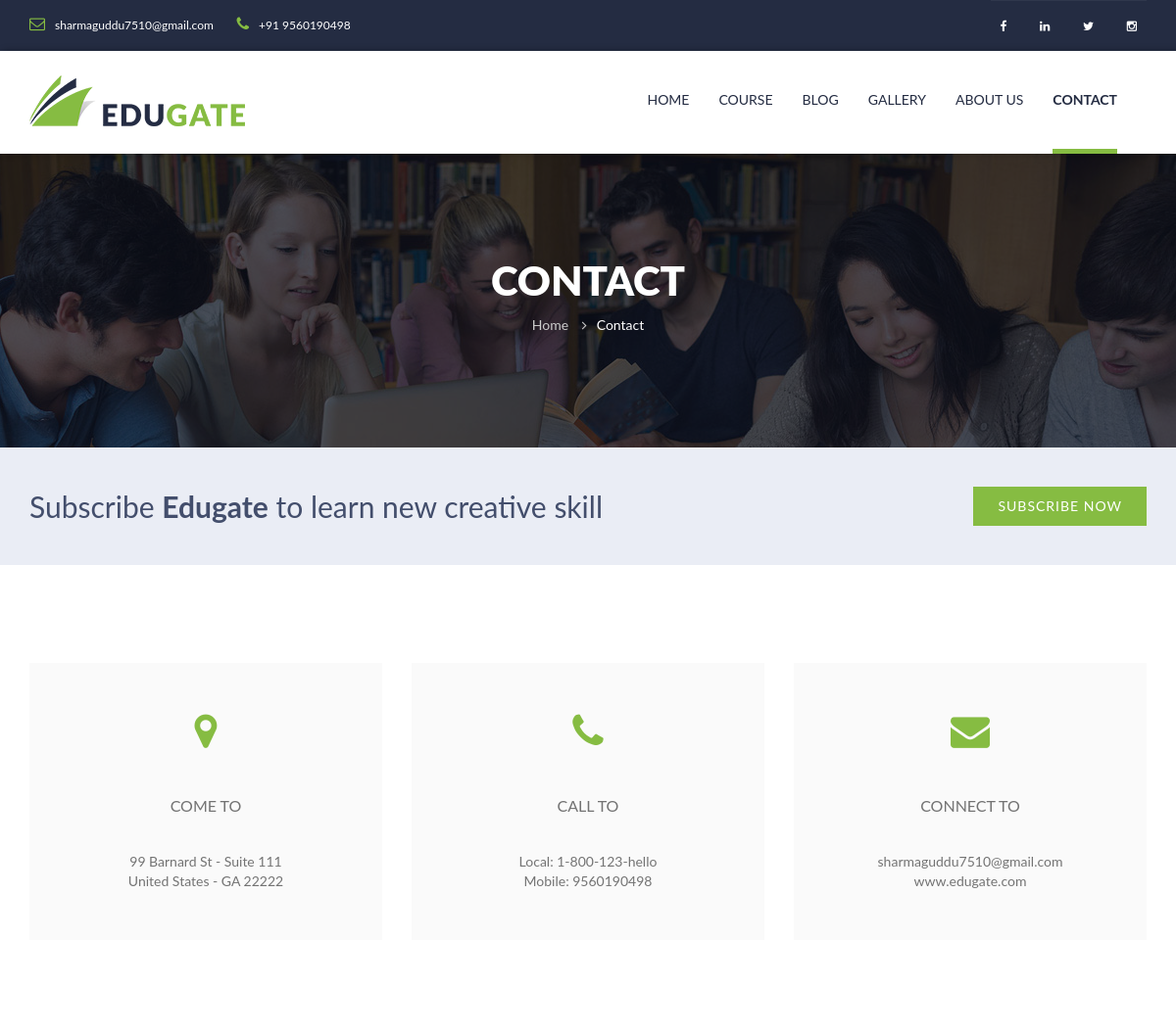
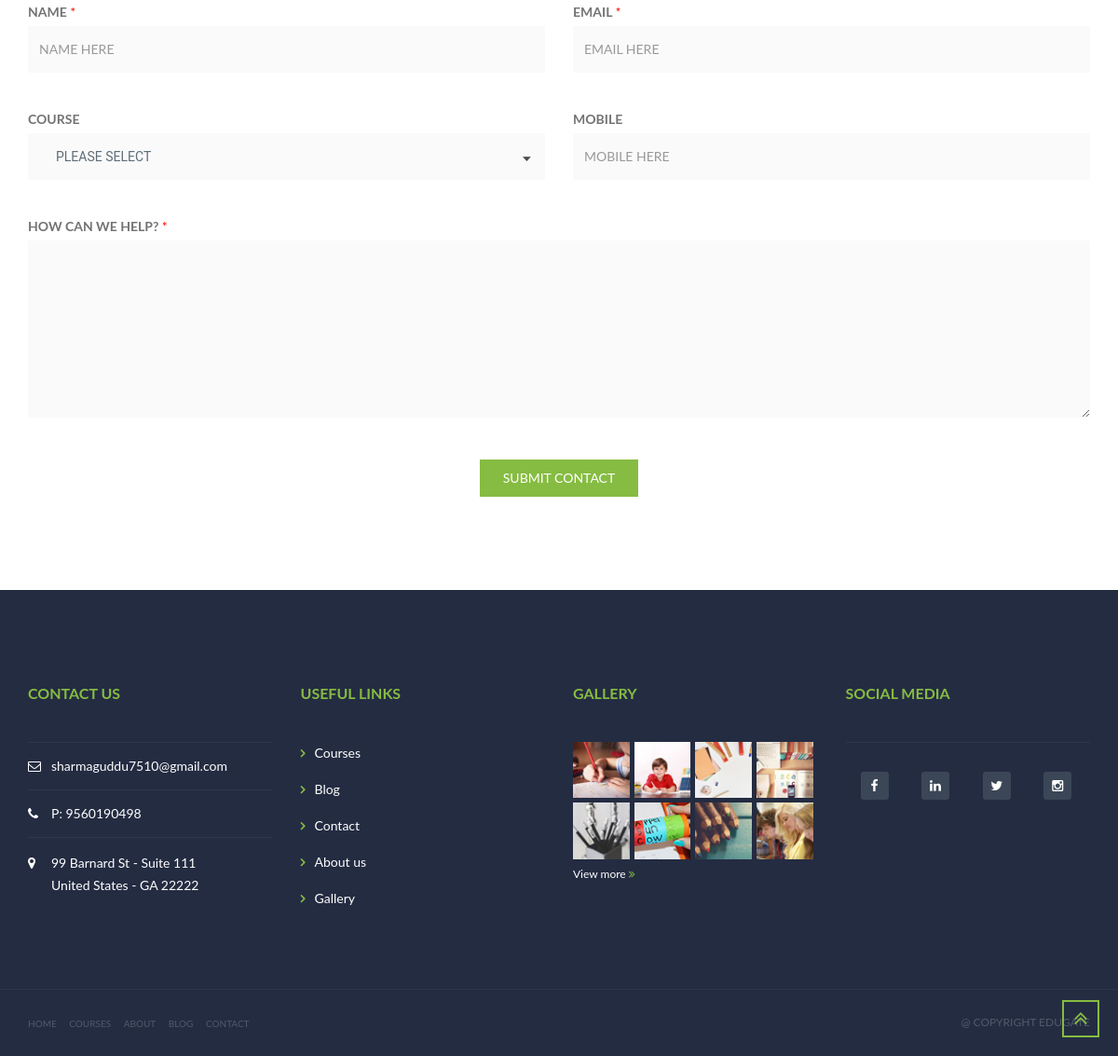
The page /contact.php on the database its author committed (2 pictures, top to bottom).
### tables this page shows
CREATE TABLE `sitesetting` (
  `id` int(11) NOT NULL,
  `logo` varchar(100) DEFAULT NULL,
  `logo_alt` varchar(100) DEFAULT NULL,
  `logo_update` datetime DEFAULT NULL,
  `email` varchar(100) DEFAULT NULL,
  `email_alt` varchar(100) DEFAULT NULL,
  `email_update` datetime DEFAULT NULL,
  `mobile` bigint(20) DEFAULT NULL,
  `mobile_alt` varchar(100) DEFAULT NULL,
  `mobile_update` datetime DEFAULT NULL,
  `facebook` varchar(255) DEFAULT NULL,
  `facebook_alt` varchar(100) DEFAULT NULL,
  `facebook_update` datetime DEFAULT NULL,
  `twitter` varchar(255) DEFAULT NULL,
  `twitter_alt` varchar(100) DEFAULT NULL,
  `twitter_update` datetime DEFAULT NULL,
  `linkedin` varchar(255) DEFAULT NULL,
  `linkedin_alt` varchar(100) DEFAULT NULL,
  `linkedin_update` datetime DEFAULT NULL,
  `instagram` varchar(255) DEFAULT NULL,
  `instagram_alt` varchar(100) DEFAULT NULL,
  `instagram_update` datetime DEFAULT NULL,
  `address` varchar(255) DEFAULT NULL,
  `address_link` varchar(255) DEFAULT NULL,
  `address_update` datetime DEFAULT NULL,
  `page_title` varchar(255) DEFAULT NULL,
  `page_title_update` datetime DEFAULT NULL
);

### contact.php (the view, shortened to what this page needs)
<!DOCTYPE html>
<html lang="en">
<head>
    <?php include "include/links.php"; ?>
</head>
<body>
    <?php include_once "include/header.php";
    ?>
    <div id="wrapper-content">
        <div id="page-wrapper">
            <div class="main-content">
                <div class="content">
                    <div class="section background-opacity page-title set-height-top">
                        <div class="container">
                            <div class="page-title-wrapper">
                                <h2 class="captions">Contact</h2>
                                <ol class="breadcrumb">
                                    <li><a href="index.php">Home</a></li>
                                    <li class="active"><a href="contact.php">Contact</a></li>
                                </ol>
                            </div>
                        </div>
                    </div>
                    <div class="section nav-subscribe">
                        <div class="container">
                            <div class="nav-subscribe-wrapper">
                                <div class="nav-subscribe-left">
                                    <p class="subscribe-text">Subscribe <b class="focus">Edugate</b> to learn new creative skill</p>
                                </div>
                                <div class="nav-subscribe-right">
                                    <button class="btn btn-green btn-bold"><span>SUBSCRIBE NOW</span></button>
                                </div>
                            </div>
                        </div>
                    </div>
                    <div class="section section-padding contact-main">
                        <div class="container">
                            <div class="contact-main-wrapper">
                                <div class="row contact-method">
                                    <div class="col-md-4">
                                        <?php foreach ($sitedata as $site) { ?>
                                            <div class="method-item"><i class="fa fa-map-marker"></i>
                                                <p class="sub">COME TO</p>
                                                <div class="detail">
                                                    <p><?= $site['address']; ?></p>
                                                </div>
                                            </div>
                                    </div>
                                    <div class="col-md-4">
                                        <div class="method-item"><i class="fa fa-phone"></i>
                                            <p class="sub">CALL TO</p>
                                            <div class="detail">
                                                <p>Local: 1-800-123-hello</p>
                                                <p>Mobile: <?= $site['mobile']; ?></p>
                                            </div>
                                        </div>
                                    </div>
                                    <div class="col-md-4">
                                        <div class="method-item"><i class="fa fa-envelope"></i>
                                            <p class="sub">CONNECT TO</p>
                                            <div class="detail">
                                                <p><?= $site['email']; ?></p>
                                                <p>www.edugate.com</p>
                                            </div>
                                        </div>
                                    </div>
                                <?php } ?>
                                </div>
                                <form class="bg-w-form contact-form" method="POST">
                                    <div class="row">
                                        <div class="col-md-6">
                                            <div class="form-group"><label class="control-label form-label">NAME <span class="highlight">*</span></label><input type="text" placeholder="NAME HERE" class="form-control form-input" name="name" />
                                            </div>
                                        </div>
                                        <div class="col-md-6">
                                            <div class="form-group"><label class="control-label form-label">EMAIL <span class="highlight">*</span></label><input type="text" placeholder="EMAIL HERE" class="form-control form-input" name="email" />
                                            </div>
                                        </div>
                                        <div class="col-md-6">
                                            <div class="form-group"><label class="control-label form-label">COURSE</label>
                                            </div>
                                        </div>
                                        <div class="col-md-6">
                                            <div class="form-group"><label class="control-label form-label">MOBILE</label><input type="text" placeholder="MOBILE HERE" class="form-control form-input" name="mobile" />
                                            </div>
                                        </div>
                                        <div class="col-md-12">
                                            <div class="contact-question form-group"><label class="control-label form-label">HOW CAN WE HELP? <span class="highlight">*</span></label><textarea class="form-control form-input" name="message"></textarea></div>
                                        </div>
                                    </div>
                                    <div class="contact-submit">
                                        <button type="submit" class="btn btn-contact btn-green" name="submit"><span>SUBMIT CONTACT</span></button>
                                    </div>
                                </form>
                            </div>
                        </div>
                    </div>
                </div>
            </div>
        </div>
    </div>
    <?php include_once "include/footer.php"; ?>
</body>
</html>

### include/header.php (shortened to what this page needs)
<?php
include_once "edu-admin/login/conn/conn.php";
$sitea = "SELECT * FROM sitesetting";
$siteq = $conn->prepare($sitea);
$siteq->execute();
$sitedata = $siteq->fetchAll(PDO::FETCH_ASSOC);
foreach ($sitedata as $site) {
?>
    <header>
        <div class="header-topbar">
            <div class="container">
                <div class="topbar-left pull-left">
                    <div class="email"><a href="mailto:<?= $site['email']; ?>"><i class="topbar-icon fa fa-envelope-o">
                            </i><span><?= $site["email"]; ?></span></a></div>
                    <div class="hotline"><a href="tel:<?= $site['mobile']; ?>"><i class="topbar-icon fa fa-phone"></i><span>+91 <?= $site['mobile']; ?></span></a></div>
                </div>
                <div class="topbar-right pull-right">
                    <div class="socials">
                        <a href="<?= $site['facebook']; ?>" class="facebook"><i class="fa fa-facebook"></i></a>
                        <a href="<?= $site['linkedin']; ?>" class="google"><i class="fa fa-linkedin"></i></a>
                        <a href="<?= $site['twitter']; ?>" class="twitter"><i class="fa fa-twitter"></i></a>
                        <a href="<?= $site['instagram']; ?>" class="pinterest"><i class="fa fa-instagram"></i></a>
                    </div>
                </div>
            </div>
        </div>
        <div class="header-main homepage-01">
            <div class="container">
                <div class="header-main-wrapper">
                    <div class="navbar-heade">
                        <div class="logo pull-left"><a href="index.php" class="header-logo"><img src="edu-admin/login/images/logo/<?= $site['logo']; ?>" alt="<?= $site['logo_alt']; ?>" /></a></div>
                    </div>
                    <nav class="navigation collapse navbar-collapse pull-right">
                        <ul class="nav-links nav navbar-nav">
                            <li class="dropdown h"><a href="index.php" class="main-menu">Home</a></li>
                            <li><a href="course.php" class="main-menu c">course</a></li>
                            <li><a href="blog.php" class="main-menu b">blog</a></li>
                            <li class="dropdown"><a href="gallery.php" class="main-menu g">gallery</a></li>
                            <li class="dropdown"><a href="about.php" class="main-menu a">About us</a></li>
                            <li><a href="contact.php" class="main-menu co">Contact</a></li>
                        </ul>
                    </nav>
                </div>
            </div>
        </div>
    </header>
<?php } ?>

### include/footer.php (shortened to what this page needs)
<div id="back-top"><a href="#top"><i class="fa fa-angle-double-up"></i></a></div>
<?php
   foreach ($sitedata as $site) {
   ?>
    <footer>
        <div class="footer-main">
            <div class="container">
                <div class="footer-main-wrapper">
                    <div class="row">
                        <div class="col-2">
                            <div class="col-md-3 col-sm-6 col-xs-6 sd380">
                                <div class="edugate-widget widget">
                                    <div class="title-widget">CONTACT US</div>
                                    <div class="content-widget">
                                        <div class="info-list">
                                            <ul class="list-unstyled">
                                                <li><i class="fa fa-envelope-o"></i><a href="mailto:<?= $site['email']; ?>"><?= $site["email"]; ?></a></li>
                                                <li><i class="fa fa-phone"></i><a href="tel:<?= $site['mobile']; ?>">P: <?= $site['mobile']; ?></a></li>
                                                <li><i class="fa fa-map-marker"></i><a href="<?= $site['address_link']; ?>">
                                                        <p><?= $site['address']; ?></p>
                                                    </a></li>
                                            </ul>
                                        </div>
                                    </div>
                                </div>
                            </div>
                            <div class="col-md-3 col-sm-6 col-xs-6 sd380">
                                <div class="useful-link-widget widget">
                                    <div class="title-widget">USEFUL LINKS</div>
                                    <div class="content-widget">
                                        <div class="useful-link-list">
                                            <div class="row">
                                                <div class="col-md-6 col-sm-6 col-xs-6">
                                                    <ul class="list-unstyled pl-3">
                                                        <li><i class="fa fa-angle-right"></i><a href="course.php">Courses</a></li>
                                                        <li><i class="fa fa-angle-right"></i><a href="blog.php">Blog</a></li>
                                                        <li><i class="fa fa-angle-right"></i><a href="contact.php">Contact</a></li>
                                                      <li><i class="fa fa-angle-right"></i><a href="about.php">About us</a></li>
                                                        <li><i class="fa fa-angle-right"></i><a href="gallery.php">Gallery</a></li>
                                                    </ul>
                                                </div>
                                            </div>
                                        </div>
                                    </div>
                                </div>
                            </div>
                        </div>
                        <div class="col-2">
                            <div class="col-md-3 col-sm-6 col-xs-6 sd380">
                                <div class="gallery-widget widget">
                                    <div class="title-widget">GALLERY</div>
                                    <div class="content-widget">
                                        <div class="gallery-list"><a href="gallery.php" class="thumb"><img src="assets/images/gallery/gallery-01.jpg" alt="" class="img-responsive" /></a><a href="gallery.php" class="thumb"><img src="assets/images/gallery/gallery-02.jpg" alt="" class="img-responsive" /></a><a href="gallery.php" class="thumb"><img src="assets/images/gallery/gallery-03.jpg" alt="" class="img-responsive" /></a><a href="gallery.php" class="thumb"><img src="assets/images/gallery/gallery-04.jpg" alt="" class="img-responsive" /></a><a href="gallery.php" class="thumb"><img src="assets/images/gallery/gallery-05.jpg" alt="" class="img-responsive" /></a><a href="gallery.php" class="thumb"><img src="assets/images/gallery/gallery-06.jpg" alt="" class="img-responsive" /></a><a href="gallery.php" class="thumb"><img src="assets/images/gallery/gallery-07.jpg" alt="" class="img-responsive" /></a><a href="gallery.php" class="thumb"><img src="assets/images/gallery/gallery-08.jpg" alt="" class="img-responsive" /></a></div>
                                        <a href="gallery.php" class="view-more">View more&nbsp;<i class="fa fa-angle-double-right mls"></i></a>
                                    </div>
                                </div>
                            </div>
                            <div class="col-md-3 col-sm-6 col-xs-6 sd380">
                                <div class="mailing-widget widget">
                                    <div class="title-widget">SOCIAL MEDIA</div>
                                    <div class="content-wiget">
                                        <div class="socials stu"><a href="<?= $site['facebook']; ?>" class="facebook"><i class="fa fa-facebook"></i></a>
                                            <a href="<?= $site['linkedin']; ?>" class="google">
                                                <i class="fa fa-linkedin"></i></a>
                                            <a href="<?= $site['twitter']; ?>" class="twitter"><i class="fa fa-twitter"></i></a>
                                            <a href="<?= $site['instagram']; ?>" class="pinterest"><i class="fa fa-instagram"></i></a>
                                        </div>
                                    </div>
                                </div>
                            </div>
                        </div>
                    </div>
                </div>
                <div class="hyperlink">
                    <div class="pull-left hyper-left">
                        <ul class="list-inline">
                            <li><a href="index.php">HOME</a></li>
                            <li><a href="course.php">COURSES</a></li>
                            <li><a href="about.php">ABOUT</a></li>
                            <li><a href="blog.php">BLOG</a></li>
                            <li><a href="contact.php">CONTACT</a></li>
                        </ul>
                    </div>
                    <div class="pull-right hyper-right">@ COPYRIGHT EDUGATE </div>
                </div>
            </div>
        </div>
    </footer>
<?php } ?>

### rows shown on the page
sitesetting: email "sharmaguddu7510@gmail.com", mobile "9560190498", logo (picture), address "99 Barnard St - Suite 111 United States - GA 22222"
